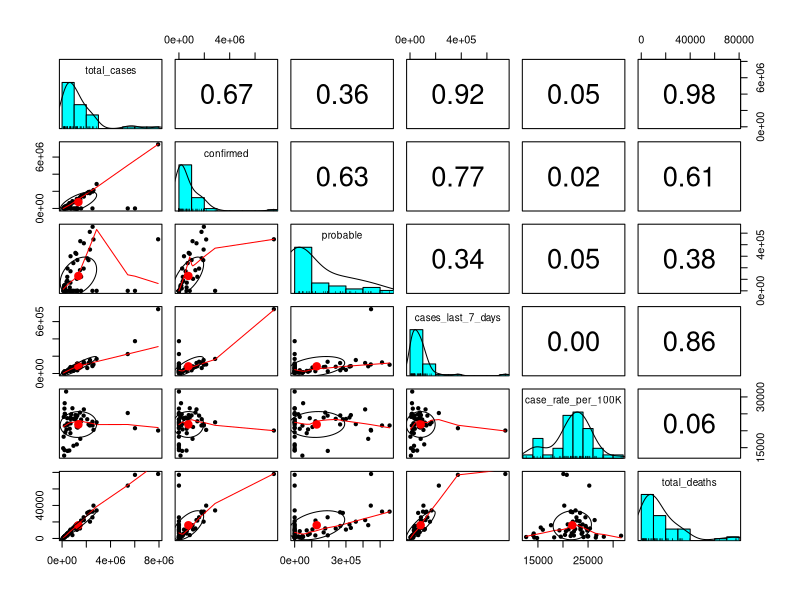
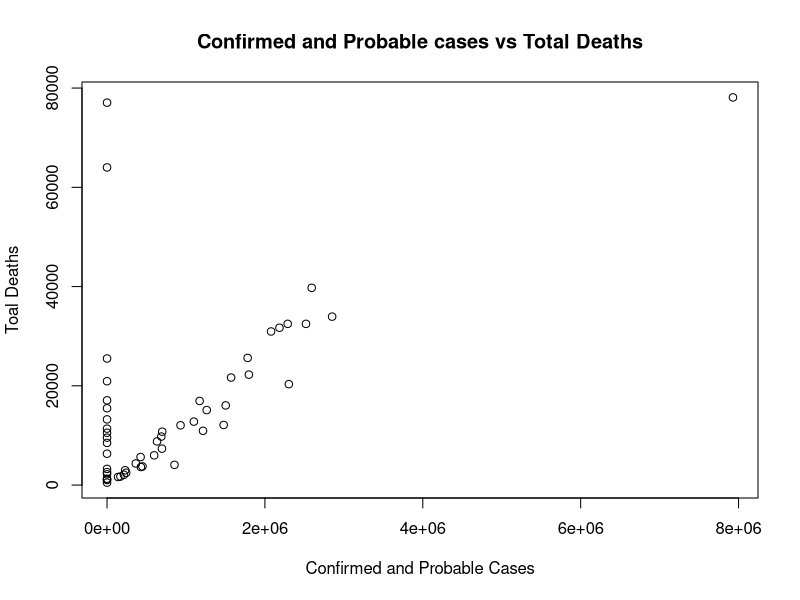

Write the R code that produced these figures, in order.
## ---- chunk 1
library(dplyr)
library(psych)

data.df <- read.csv('us-covid.csv', comment.char = "#") 
data.df

## ---- chunk 2
data.df <- select(data.df,-confirmed_deaths)
data.df
## ---- chunk 3
decreasing <- arrange(data.df,desc(total_cases))
head(decreasing)
## ---- chunk 4
decreasing.df <- arrange(data.df,desc(total_cases))
tail(decreasing.df)
## ---- chunk 5
correl <- select(data.df, -state, -level)
pairs.panels(correl)
## ---- chunk 6
x1 <- select(data.df,confirmed)
x2 <- select(data.df,probable)
y <- select(data.df,total_deaths)
plot(data.df$confirmed+data.df$probable,data.df$total_deaths,type = "p",xlab="Confirmed and Probable Cases",ylab="Toal Deaths",main = "Confirmed and Probable cases vs Total Deaths")
## ---- chunk 7
summary(data.df)
outliers <- filter(data.df,confirmed > 1082490 & probable > 246744)
outliers <- select(outliers, -cases_last_7_days, -case_rate_per_100K, -level)
print(outliers)

